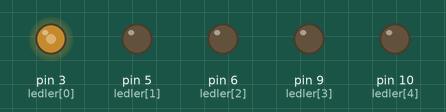
This sketch was run on a simulated Arduino Uno, built with avr-gcc and run on an emulated ATmega328P. Shown: output pins drawn as LEDs (lit = HIGH).

Above: at 0.05 s.
At 0.15 s:
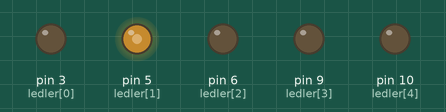
At 0.25 s:
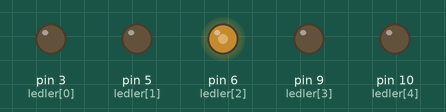
At 0.35 s:
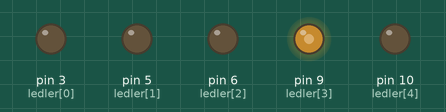
At 0.45 s:
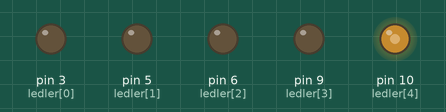
At 0.8 s:
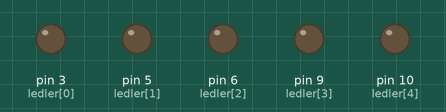
Timing chart, 0 to 3.0 s (numbered marks = the images above):
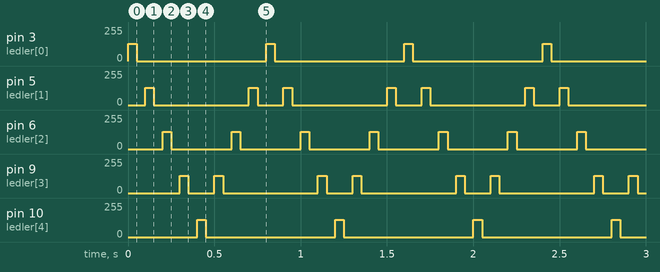

Measured:
- by itself, pin 3 (ledler[0]), pin 10 (ledler[4]): alternates 128/255 for 0.05 s and 0/255 for 0.75 s
- by itself, pin 5 (ledler[1]): repeats every 0.80 s: 0/255 0.55 s, 128/255 0.05 s, 0/255 0.15 s, 128/255 0.05 s
- by itself, pin 6 (ledler[2]): alternates 128/255 for 0.05 s and 0/255 for 0.35 s
- by itself, pin 9 (ledler[3]): repeats every 0.80 s: 0/255 0.15 s, 128/255 0.05 s, 0/255 0.55 s, 128/255 0.05 s

The sketch:

sketch_nov25c.ino
```cpp
int ledler[]={3,5,6,9,10};
int bekleme=50;

void setup() {
  // put your setup code here, to run once:

  for(int i=0;i<5;i++) {
    pinMode(ledler[i],OUTPUT);
  }

}

void loop() {
  // put your main code here, to run repeatedly:

  for (int i=0;i<5;i++) {
    analogWrite(ledler[i],128);      //255---> (digitaldeki HIGH)
    delay(bekleme);
    analogWrite(ledler[i],0);        //0---> (digitaldeki LOW)
    delay(bekleme);
  }

  for (int i=3;i>0;i--) {
    analogWrite(ledler[i],128);
    delay(bekleme);
    analogWrite(ledler[i],0);
    delay(bekleme);
  }

}
```
